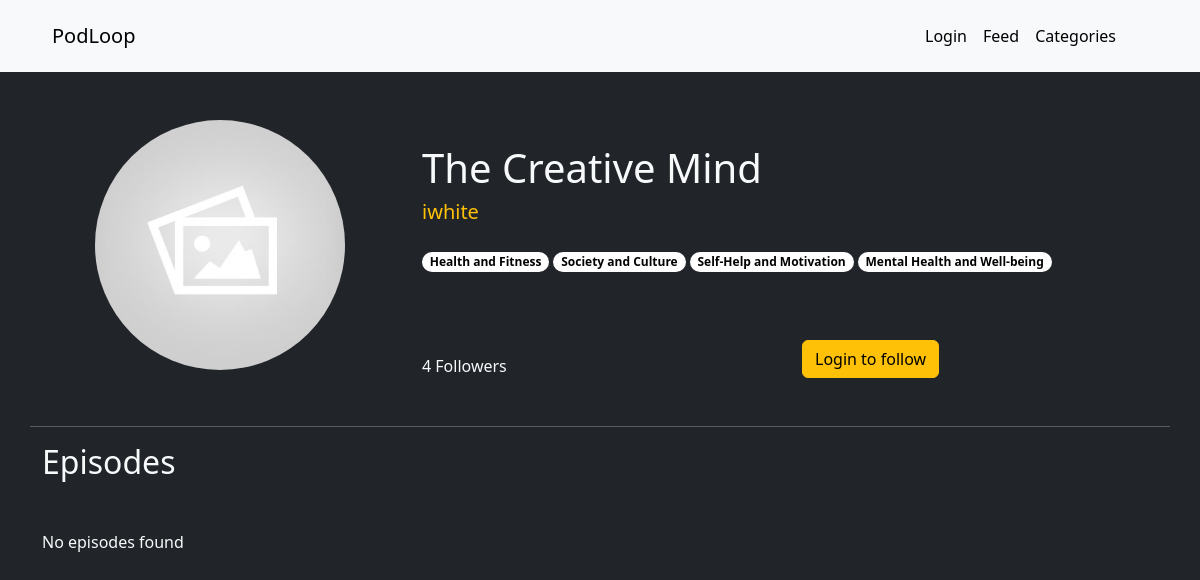
Page /podcasts/the-creative-mind on the committed database.
### core/models.py (models this page shows, shortened)
class Podcast(models.Model):
    name = models.CharField(max_length=300,blank=False, unique=True)
    owner = models.ForeignKey(User,on_delete=models.CASCADE,blank=False)
    slug = models.CharField(max_length=500,unique=True,null=True)
    followers = models.ManyToManyField(User,related_name="followed_podcasts",symmetrical=False)
    description = models.CharField(max_length=500,blank=False)
    categories = models.ManyToManyField(Category,related_name="podcasts",symmetrical=False,blank=False)
    podcast_thumbnail = models.FileField(upload_to='images/',blank=True, validators=[validate_image_file])
    class Meta:
        verbose_name_plural = "Podcasts"

class Category(models.Model):
    name = models.CharField(max_length=50,unique=True,blank=False)
    description = models.CharField(max_length=100,null=True,default=None,blank=True)
    slug = models.CharField(max_length=100,unique=True,null=True)
    class Meta:
        verbose_name_plural = "Categories"

### accounts/models.py (models this page shows, shortened)
class User(AbstractBaseUser, PermissionsMixin):
    email = models.EmailField(blank=True, default='', unique=True)
    name = models.CharField(max_length=255, blank=False)
    last_name = models.CharField(max_length=255, blank=False)
    username = models.CharField(max_length=255, blank=False, unique=True)
    is_active = models.BooleanField(default=False)
    is_superuser = models.BooleanField(default=False)
    is_staff = models.BooleanField(default=False)
    is_creator = models.BooleanField(default=False)
    is_email_verified = models.BooleanField(default=False)
    date_joined = models.DateTimeField(default=now, blank=False)
    last_login =  models.DateTimeField(blank=True, null=True)
    link_profile_picture = models.ImageField(upload_to='images')
    objects = CustomUserManager()
    USERNAME_FIELD = 'email'
    EMAIL_FIELD = 'email'
    REQUIRED_FIELDS = ['name','last_name','username']
    class Meta:
        verbose_name = 'User'
        verbose_name_plural = 'Users'

### core/views.py (the view, shortened to what this page needs)
# urls.py: path('podcasts/<slug:slug>', PodcastView, name='podcast'),
def PodcastView(request,slug):
    template_name = "core/podcast.html"
    podcast = get_object_or_404(Podcast, slug=slug)
    owner = User.objects.get(id=podcast.owner_id)
    followers = str(Podcast.objects.get(name=podcast.name).followers.all().count())
    episodes = podcast.episodes.all()
    is_owner = False
    is_following = False
    categories = Podcast.objects.get(name=podcast.name).categories.all()
    context = {
        "podcast":podcast,
        "owner":owner,
        "followers":followers,
        "is_owner":is_owner,
        "is_following":is_following,
        "episodes":episodes,
        "categories":categories
    }
    return render(request, template_name, context=context)

### core/templates/core/podcast.html
{% extends 'core/base.html' %} {% load static %} {% block head %}
<link rel="stylesheet" href="{% static 'episode.css' %}" />
<link rel="stylesheet" href="{% static 'badge.css' %}" />
{% endblock %} {% block content %}
<div class="mt-5 row">
  <div class="info-section col-lg-4">
    <div class="episode-image">
      {% if podcast.podcast_thumbnail %}
      <img
        src="{{ MEDIA_URL }}{{podcast.podcast_thumbnail}}"
        class="img-fluid"
        id="episode-thumbnail"
        alt="Podcast thumbnail"
      />
      {% else %}
      <img
        src="{{ MEDIA_URL }}images/default_podcast_thumbnail.jpg"
        class="img-fluid"
        id="episode-thumbnail"
        alt="Podcast thumbnail"
      />
      {% endif %}
    </div>
  </div>
  <div class="col-lg-8 mt-4">
    <h1 class="text-light">{{podcast.name}}</h1>
    <h5 class="text-warning">{{owner.username}}</h5>
    <div class="category-list mt-3">
      {% for category in categories %}
      <a href="{% url 'core:category-detail' category.slug%}"
        ><span class="badge rounded-pill">{{category.name}}</span></a
      >
      {% endfor %}
    </div>
    <div class="follow-section row" style="height: 90px">
      <div class="col-sm-6 d-flex align-items-end">
        <p class="text-light align-text-bottom mb-0">{{followers}} Followers</p>
      </div>
      <div class="col-sm-6 d-flex align-items-end">
        {% if user.is_authenticated %} {% if is_following %}
        <a
          class="btn btn-sm btn-danger"
          href="{% url 'core:unfollow' podcast.slug %}"
          >Unfollow</a
        >
        {% else %}
        <a
          class="btn btn-sm btn-success"
          href="{% url 'core:follow' podcast.slug %}"
          >Follow</a
        >
        {% endif %} {% else %}
        <a
          href="{% url 'accounts:login' %}"
          class="btn btn-warning align-text-bottom"
          >Login to follow</a
        >
        {% endif %}
      </div>
    </div>
  </div>
  <hr class="text-light mt-5" />
  <div class="episodes-list">
    <h2 class="text-light mb-5">Episodes</h2>
    {% if episodes %} {% for episode in episodes %}
    <div class="card mb-3 mt-3 pt-2 pb-2 podcast">
      <div class="row g-0">
        <div class="col-md-4 text-center">
          {% if episode.episode_thumbnail %}
          <img
            src="{{ MEDIA_URL }}{{episode.episode_thumbnail}}"
            class="img"
            alt="Episode thumbnail"
          />
          {% else %}
          <img
            src="{{ MEDIA_URL }}images/default_podcast_thumbnail.jpg"
            class="img me-auto ms-auto"
            alt="Episode thumbnail"
          />
          {% endif %}
        </div>
        <div class="col-md-8">
          <div class="card-body">
            <a
              href="/podcasts/{{podcast.slug}}/episode/{{episode.id}}"
              class="link-episode"
              ><h5 class="card-title">{{episode.title}}</h5></a
            >
          </div>
        </div>
      </div>
    </div>
    <hr class="text-light" />
    {% endfor %} {% else %}
    <p class="text-light">No episodes found</p>
    {% endif %}
  </div>
</div>
{% endblock %}

### static/episode.css (style rules this page uses)
.episode-image { width: 250px; height: 250px; margin-left: auto; margin-right: auto; }
#episode-thumbnail { height: 100%; object-fit:cover; border-radius: 50%; }

### static/badge.css (style rules this page uses)
.badge { background-color: #fff; color:black; }
.category-list { overflow-x: auto; white-space: nowrap; width: 100%; height: auto; display: inline-block; }
.category-list a { display: inline-block; margin-bottom:10px; }

### rows in the picture
Podcast: name "The Creative Mind"
User: username "iwhite"
Category: name "Health and Fitness"
Category: name "Society and Culture"
Category: name "Self-Help and Motivation"
Category: name "Mental Health and Well-being"

### other values in the picture
{{ followers }} "4"
